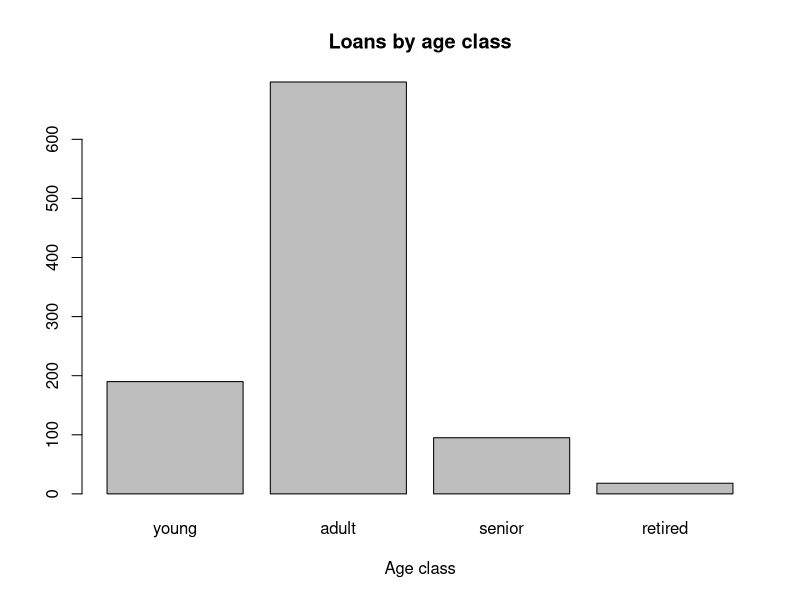
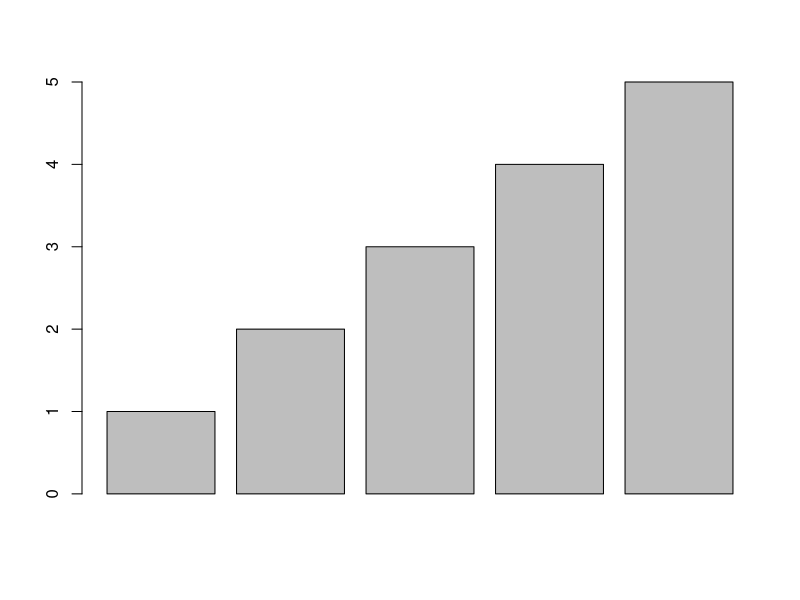
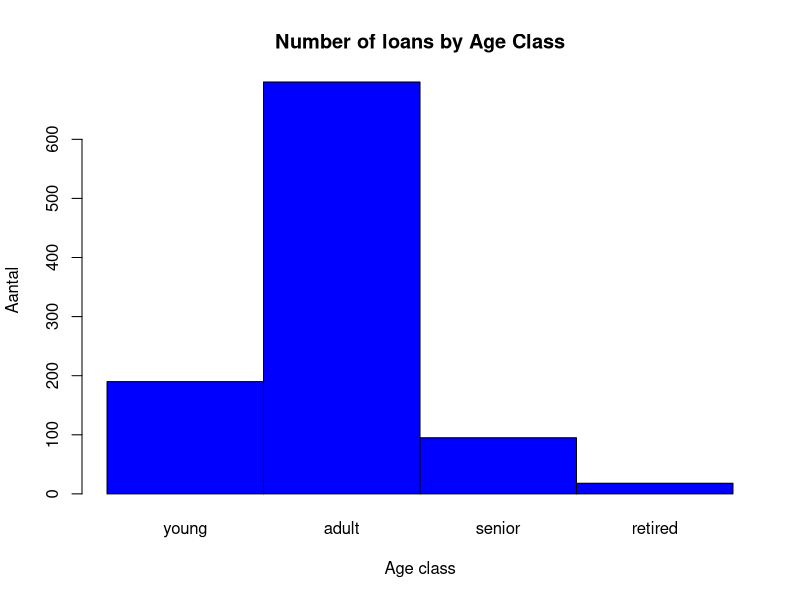
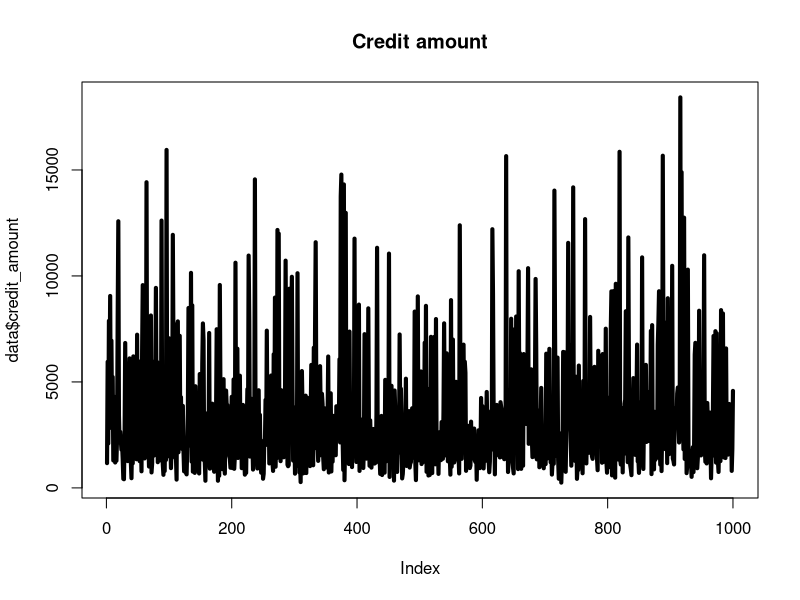
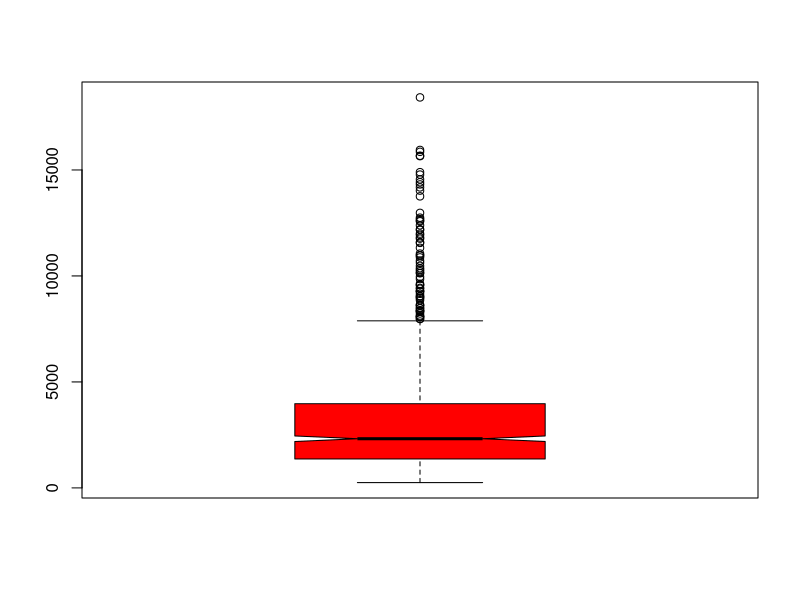
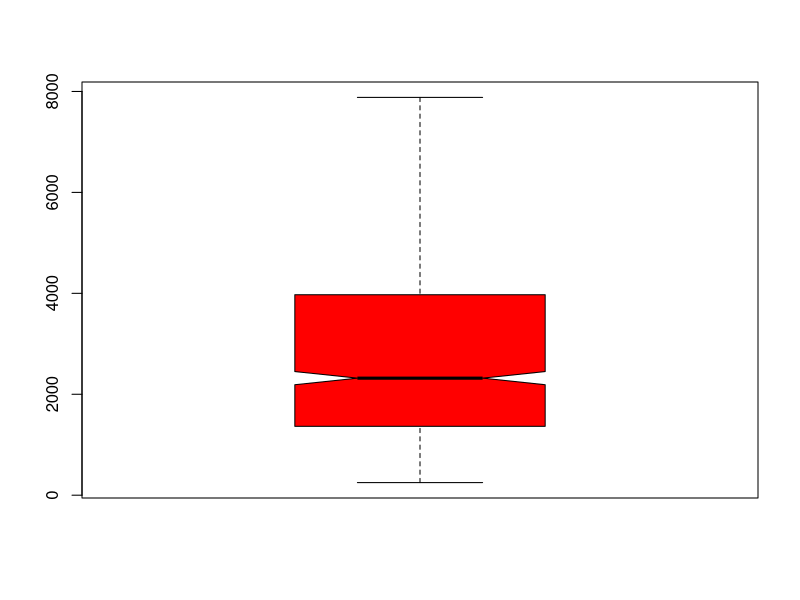
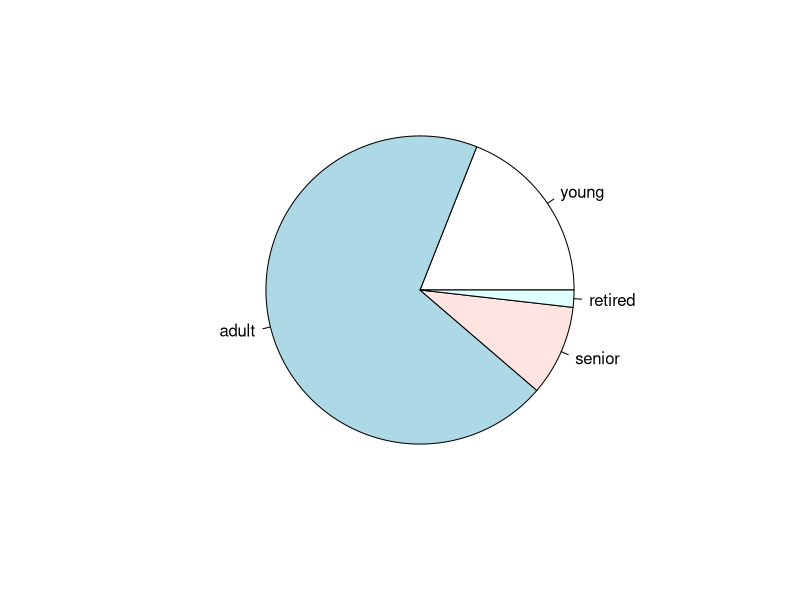
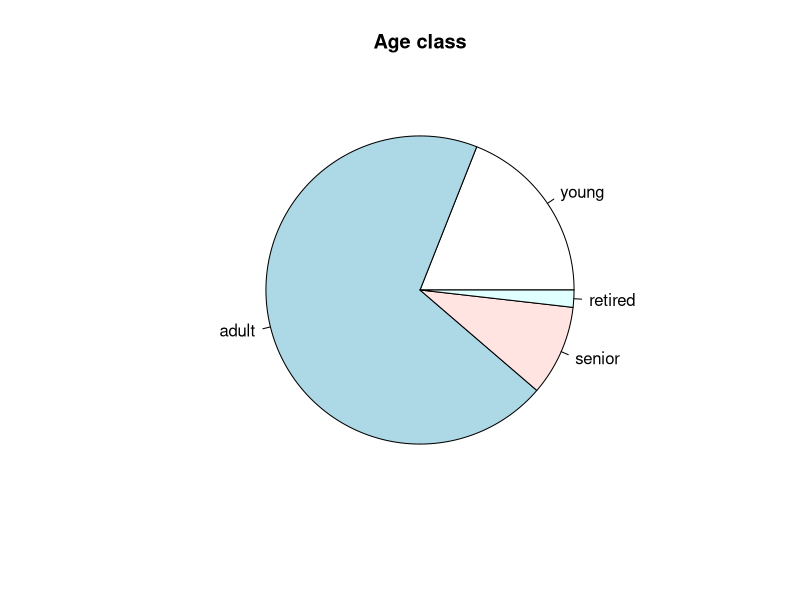

Write the R code that produced these figures, in order.
## ---- chunk 1
library(readr)
german_data_clean <- read_csv("data/german_data_clean.csv")

View(german_data_clean)
## ---- chunk 2
data <- german_data_clean
rm(german_data_clean)
## ---- chunk 3
dim(data)
## ---- chunk 4
nrow(data)
## ---- chunk 5
ncol(data)
## ---- chunk 6
names(data)
## ---- chunk 7
str(data)
## ---- chunk 8
data$credit_amount
## ---- chunk 9
data["credit_amount"]
## ---- chunk 10
summary(data$credit_amount)
## ---- chunk 11
summary(data)
## ---- chunk 12
max(data$credit_amount)
## ---- chunk 13
# not a useful description
summary(data$telephone)
## ---- chunk 14
# better
summary(factor(data$property))
## ---- chunk 15
data[3:10,]
## ---- chunk 16
data[,4]
## ---- chunk 17
# rij 5 t/m 10 selecteren
data[5:10, ]
## ---- chunk 18
data[5:10, c('purpose', 'age_years')]
## ---- chunk 19
data[c(1,3,5,7), c(2,4,6,8)]
## ---- chunk 20
data[data$duration_months >= 20, ]
## ---- chunk 21
# first, checkout what the values look like that we would like to filter
unique(data$personal_status_sex)
## ---- chunk 22
single_males <- data[data$personal_status_sex == "male   : single", ]
## ---- chunk 23
single_males 
## ---- chunk 24
data[data$personal_status_sex == "male   : single" & data$age_years > 60 , ]
## ---- chunk 25
data$duration_type <- ifelse(data$duration_months <= 12, "short", "long")
## ---- chunk 26
summary(factor(data$duration_type))
## ---- chunk 27
data$age_class <- cut(data$age_years, breaks = c(18, 25, 50, 65, 100), labels=c("young", "adult", "senior", "retired"))
## ---- chunk 28
data$age_class <- cut(data$age_years, 
                      breaks = c(18, 25, 50, 65, 100),
                      labels=c("young", "adult", "senior", "retired"))
## ---- chunk 29
summary.factor(data$age_class)
## ---- chunk 30
table(data$age_class)
## ---- chunk 31
counts <- table(data$age_class)

barplot(counts, main="Loans by age class", 
   xlab="Age class")
## ---- chunk 32
numbers <- c(1,2,3,4,5)
barplot(numbers)
## ---- chunk 33
barplot(counts, width = 3,
        space = 0,
        col = "blue", 
        main = "Number of loans by Age Class", 
        xlab = "Age class", 
        ylab = "Aantal")
## ---- chunk 34
plot(data$credit_amount, type = "l", lwd = "4", col= "#000000", main = "Credit amount")
## ---- chunk 35
boxplot(data$credit_amount, notch = TRUE,
        col = "red",
        names = "Credit amount")
## ---- chunk 36
boxplot(data$credit_amount, notch = TRUE,
        col = "red",
        names = "Credit amount",
        outline = FALSE)
## ---- chunk 37
pie(counts)
## ---- chunk 38
pie(counts, labels = names(counts), main="Age class")
## ---- chunk 39
pie(counts, 
    labels = names(counts),                           
    main="Loans by age class",                        
    col = c("lightblue", "blue", "darkblue", "gray"), 
    sub = "Source: Loan research 2019: Arie Twigt")   
## ---- chunk 40
hist(data$credit_amount)
## ---- chunk 41
hist(data$credit_amount, breaks = 5)
## ---- chunk 42
plot(density(data$credit_amount))
